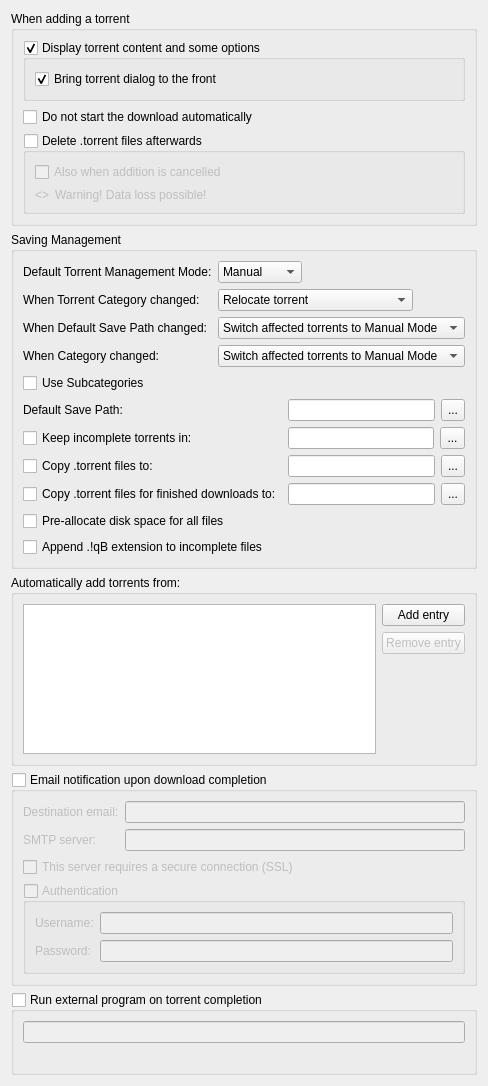
          <widget class="QWidget" name="scrollAreaWidgetContents_2">
           <property name="geometry">
            <rect>
             <x>0</x>
             <y>0</y>
             <width>470</width>
             <height>926</height>
            </rect>
           </property>
           <layout class="QVBoxLayout" name="verticalLayout">
            <item>
             <widget class="QGroupBox" name="torrentAdditionBox">
              <property name="sizePolicy">
               <sizepolicy hsizetype="Expanding" vsizetype="Preferred">
                <horstretch>0</horstretch>
                <verstretch>0</verstretch>
               </sizepolicy>
              </property>
              <property name="title">
               <string>When adding a torrent</string>
              </property>
              <layout class="QGridLayout" name="gridLayout_5">
               <property name="bottomMargin">
                <number>9</number>
               </property>
               <item row="1" column="0">
                <widget class="QCheckBox" name="checkStartPaused">
                 <property name="text">
                  <string comment="The torrent will be added to download list in pause state">Do not start the download automatically</string>
                 </property>
                </widget>
               </item>
               <item row="0" column="0">
                <widget class="QGroupBox" name="checkAdditionDialog">
                 <property name="title">
                  <string>Display torrent content and some options</string>
                 </property>
                 <property name="checkable">
                  <bool>true</bool>
                 </property>
                 <layout class="QGridLayout" name="gridLayout_15">
                  <item row="0" column="0">
                   <widget class="QCheckBox" name="checkAdditionDialogFront">
                    <property name="text">
                     <string>Bring torrent dialog to the front</string>
                    </property>
                    <property name="checked">
                     <bool>true</bool>
                    </property>
                   </widget>
                  </item>
                 </layout>
                </widget>
               </item>
               <item row="2" column="0">
                <widget class="QGroupBox" name="deleteTorrentBox">
                 <property name="toolTip">
                  <string>Should the .torrent file be deleted after adding it</string>
                 </property>
                 <property name="title">
                  <string>Delete .torrent files afterwards </string>
                 </property>
                 <property name="checkable">
                  <bool>true</bool>
                 </property>
                 <property name="checked">
                  <bool>false</bool>
                 </property>
                 <layout class="QVBoxLayout" name="verticalLayout_17">
                  <item>
                   <widget class="QCheckBox" name="deleteCancelledTorrentBox">
                    <property name="toolTip">
                     <string>Also delete .torrent files whose addition was cancelled</string>
                    </property>
                    <property name="text">
                     <string>Also when addition is cancelled</string>
                    </property>
                   </widget>
                  </item>
                  <item>
                   <layout class="QHBoxLayout" name="horizontalLayout_11">
                    <item>
                     <widget class="QLabel" name="deleteTorrentWarningIcon">
                      <property name="sizePolicy">
                       <sizepolicy hsizetype="Fixed" vsizetype="Preferred">
                        <horstretch>0</horstretch>
                        <verstretch>0</verstretch>
                       </sizepolicy>
                      </property>
                      <property name="text">
                       <string notr="true">&lt;&gt;</string>
                      </property>
                     </widget>
                    </item>
                    <item>
                     <widget class="QLabel" name="deleteTorrentWarningLabel">
                      <property name="sizePolicy">
                       <sizepolicy hsizetype="MinimumExpanding" vsizetype="Preferred">
                        <horstretch>0</horstretch>
                        <verstretch>0</verstretch>
                       </sizepolicy>
                      </property>
                      <property name="text">
                       <string>Warning! Data loss possible!</string>
                      </property>
                     </widget>
                    </item>
                   </layout>
                  </item>
                 </layout>
                </widget>
               </item>
              </layout>
             </widget>
            </item>
            <item>
             <widget class="QGroupBox" name="groupSavingManagement">
              <property name="sizePolicy">
               <sizepolicy hsizetype="Expanding" vsizetype="Preferred">
                <horstretch>0</horstretch>
                <verstretch>0</verstretch>
               </sizepolicy>
              </property>
              <property name="title">
               <string>Saving Management</string>
              </property>
              <layout class="QVBoxLayout" name="verticalLayout_25">
               <item>
                <layout class="QGridLayout" name="gridLayout_3">
                 <item row="0" column="0">
                  <widget class="QLabel" name="label_40">
                   <property name="text">
                    <string>Default Torrent Management Mode:</string>
                   </property>
                  </widget>
                 </item>
                 <item row="0" column="1">
                  <layout class="QHBoxLayout" name="horizontalLayout_70">
                   <property name="spacing">
                    <number>10</number>
                   </property>
                   <item>
                    <widget class="QComboBox" name="comboSavingMode">
                     <property name="toolTip">
                      <string>Automatic mode means that various torrent properties (e.g. save path) will be decided by the associated category</string>
                     </property>
                     <item>
                      <property name="text">
                       <string>Manual</string>
                      </property>
                     </item>
                     <item>
                      <property name="text">
                       <string>Automatic</string>
                      </property>
                     </item>
                    </widget>
                   </item>
                   <item>
                    <spacer name="horizontalSpacer_160">
                     <property name="orientation">
                      <enum>Qt::Horizontal</enum>
                     </property>
                     <property name="sizeHint" stdset="0">
                      <size>
                       <width>40</width>
                       <height>20</height>
                      </size>
                     </property>
                    </spacer>
                   </item>
                  </layout>
                 </item>
                 <item row="1" column="0">
                  <widget class="QLabel" name="labelTorrentCategoryChanged">
                   <property name="text">
                    <string>When Torrent Category changed:</string>
                   </property>
                  </widget>
                 </item>
                 <item row="1" column="1">
                  <layout class="QHBoxLayout" name="horizontalLayout_14">
                   <item>
                    <widget class="QComboBox" name="comboTorrentCategoryChanged">
                     <item>
                      <property name="text">
                       <string>Relocate torrent</string>
                      </property>
                     </item>
                     <item>
                      <property name="text">
                       <string>Switch torrent to Manual Mode</string>
                      </property>
                     </item>
                    </widget>
                   </item>
                   <item>
                    <spacer name="horizontalSpacer_17">
                     <property name="orientation">
                      <enum>Qt::Horizontal</enum>
                     </property>
                     <property name="sizeHint" stdset="0">
                      <size>
                       <width>40</width>
                       <height>20</height>
                      </size>
                     </property>
                    </spacer>
                   </item>
                  </layout>
                 </item>
                 <item row="2" column="0">
                  <widget class="QLabel" name="labelCategoryDefaultPathChanged">
                   <property name="text">
                    <string>When Default Save Path changed:</string>
                   </property>
                  </widget>
                 </item>
                 <item row="2" column="1">
                  <layout class="QHBoxLayout" name="horizontalLayout_15">
                   <item>
                    <widget class="QComboBox" name="comboCategoryDefaultPathChanged">
                     <property name="currentIndex">
                      <number>1</number>
                     </property>
                     <item>
                      <property name="text">
                       <string>Relocate affected torrents</string>
                      </property>
                     </item>
                     <item>
                      <property name="text">
                       <string>Switch affected torrents to Manual Mode</string>
                      </property>
                     </item>
                    </widget>
                   </item>
                   <item>
                    <spacer name="horizontalSpacer_18">
                     <property name="orientation">
                      <enum>Qt::Horizontal</enum>
                     </property>
                     <property name="sizeHint" stdset="0">
                      <size>
                       <width>40</width>
                       <height>20</height>
                      </size>
                     </property>
                    </spacer>
                   </item>
                  </layout>
                 </item>
                 <item row="3" column="0">
                  <widget class="QLabel" name="labelCategoryChanged">
                   <property name="text">
                    <string>When Category changed:</string>
                   </property>
                  </widget>
                 </item>
                 <item row="3" column="1">
                  <layout class="QHBoxLayout" name="horizontalLayout_17">
                   <item>
                    <widget class="QComboBox" name="comboCategoryChanged">
                     <property name="currentIndex">
                      <number>1</number>
                     </property>
                     <item>
                      <property name="text">
                       <string>Relocate affected torrents</string>
                      </property>
                     </item>
                     <item>
                      <property name="text">
                       <string>Switch affected torrents to Manual Mode</string>
                      </property>
                     </item>
                    </widget>
                   </item>
                   <item>
                    <spacer name="horizontalSpacer_19">
                     <property name="orientation">
                      <enum>Qt::Horizontal</enum>
                     </property>
                     <property name="sizeHint" stdset="0">
                      <size>
                       <width>40</width>
                       <height>20</height>
                      </size>
                     </property>
                    </spacer>
                   </item>
                  </layout>
                 </item>
                </layout>
               </item>
               <item>
                <widget class="QCheckBox" name="checkUseSubcategories">
                 <property name="text">
                  <string>Use Subcategories</string>
                 </property>
                </widget>
               </item>
               <item>
                <layout class="QGridLayout" name="gridLayout_4">
                 <item row="0" column="0">
                  <widget class="QLabel" name="labelSavePath">
                   <property name="text">
                    <string>Default Save Path:</string>
                   </property>
                  </widget>
                 </item>
                 <item row="0" column="1">
                  <layout class="QHBoxLayout" name="horizontalLayout_10">
                   <item>
                    <widget class="QLineEdit" name="textSavePath">
                     <property name="sizePolicy">
                      <sizepolicy hsizetype="Expanding" vsizetype="Fixed">
                       <horstretch>0</horstretch>
                       <verstretch>0</verstretch>
                      </sizepolicy>
                     </property>
                     <property name="text">
                      <string/>
                     </property>
                    </widget>
                   </item>
                   <item>
                    <widget class="QToolButton" name="browseSaveDirButton">
                     <property name="enabled">
                      <bool>true</bool>
                     </property>
                     <property name="minimumSize">
                      <size>
                       <width>22</width>
                       <height>22</height>
                      </size>
                     </property>
                     <property name="maximumSize">
                      <size>
                       <width>25</width>
                       <height>27</height>
                      </size>
                     </property>
                     <property name="text">
                      <string notr="true">...</string>
                     </property>
                    </widget>
                   </item>
                  </layout>
                 </item>
                 <item row="1" column="0">
                  <widget class="QCheckBox" name="checkTempFolder">
                   <property name="text">
                    <string>Keep incomplete torrents in:</string>
                   </property>
                  </widget>
                 </item>
                 <item row="1" column="1">
                  <layout class="QHBoxLayout" name="horizontalLayout_111">
                   <item>
                    <widget class="QLineEdit" name="textTempPath"/>
                   </item>
                   <item>
                    <widget class="QToolButton" name="browseTempDirButton">
                     <property name="sizePolicy">
                      <sizepolicy hsizetype="Fixed" vsizetype="Fixed">
                       <horstretch>25</horstretch>
                       <verstretch>27</verstretch>
                      </sizepolicy>
                     </property>
                     <property name="minimumSize">
                      <size>
                       <width>22</width>
                       <height>22</height>
                      </size>
                     </property>
                     <property name="maximumSize">
                      <size>
                       <width>25</width>
                       <height>27</height>
                      </size>
                     </property>
                     <property name="text">
                      <string notr="true">...</string>
                     </property>
                    </widget>
                   </item>
                  </layout>
                 </item>
                 <item row="2" column="0">
                  <widget class="QCheckBox" name="checkExportDir">
                   <property name="text">
                    <string>Copy .torrent files to:</string>
                   </property>
                  </widget>
                 </item>
                 <item row="2" column="1">
                  <layout class="QHBoxLayout" name="horizontalLayout_12">
                   <item>
                    <widget class="QLineEdit" name="textExportDir"/>
                   </item>
                   <item>
                    <widget class="QToolButton" name="browseExportDirButton">
                     <property name="minimumSize">
                      <size>
                       <width>22</width>
                       <height>22</height>
                      </size>
                     </property>
                     <property name="maximumSize">
                      <size>
                       <width>25</width>
                       <height>27</height>
                      </size>
                     </property>
                     <property name="text">
                      <string notr="true">...</string>
                     </property>
                    </widget>
                   </item>
                  </layout>
                 </item>
                 <item row="3" column="0">
                  <widget class="QCheckBox" name="checkExportDirFin">
                   <property name="text">
                    <string>Copy .torrent files for finished downloads to:</string>
                   </property>
                  </widget>
                 </item>
                 <item row="3" column="1">
                  <layout class="QHBoxLayout" name="horizontalLayout_13">
                   <item>
                    <widget class="QLineEdit" name="textExportDirFin"/>
                   </item>
                   <item>
                    <widget class="QToolButton" name="browseExportDirFinButton">
                     <property name="minimumSize">
                      <size>
                       <width>22</width>
                       <height>22</height>
                      </size>
                     </property>
                     <property name="maximumSize">
                      <size>
                       <width>25</width>
                       <height>27</height>
                      </size>
                     </property>
                     <property name="text">
                      <string notr="true">...</string>
                     </property>
                    </widget>
                   </item>
                  </layout>
                 </item>
                </layout>
               </item>
               <item>
                <widget class="QCheckBox" name="checkPreallocateAll">
                 <property name="text">
                  <string>Pre-allocate disk space for all files</string>
                 </property>
                </widget>
               </item>
               <item>
                <widget class="QCheckBox" name="checkAppendqB">
                 <property name="text">
                  <string>Append .!qB extension to incomplete files</string>
                 </property>
                </widget>
               </item>
              </layout>
             </widget>
            </item>
            <item>
             <widget class="QGroupBox" name="groupBox_2">
              <property name="title">
               <string>Automatically add torrents from:</string>
              </property>
              <layout class="QVBoxLayout" name="verticalLayout_38">
               <item>
                <layout class="QHBoxLayout" name="horizontalLayout_16">
                 <item>
                  <widget class="QTreeView" name="scanFoldersView">
                   <property name="sizePolicy">
                    <sizepolicy hsizetype="Expanding" vsizetype="Expanding">
                     <horstretch>0</horstretch>
                     <verstretch>1</verstretch>
                    </sizepolicy>
                   </property>
                   <property name="minimumSize">
                    <size>
                     <width>250</width>
                     <height>150</height>
                    </size>
                   </property>
                   <property name="editTriggers">
                    <set>QAbstractItemView::AllEditTriggers</set>
                   </property>
                   <property name="selectionMode">
                    <enum>QAbstractItemView::SingleSelection</enum>
                   </property>
                   <property name="selectionBehavior">
                    <enum>QAbstractItemView::SelectRows</enum>
                   </property>
                   <property name="textElideMode">
                    <enum>Qt::ElideNone</enum>
                   </property>
                   <property name="rootIsDecorated">
                    <bool>false</bool>
                   </property>
                   <attribute name="headerDefaultSectionSize">
                    <number>80</number>
                   </attribute>
                   <attribute name="headerStretchLastSection">
                    <bool>false</bool>
                   </attribute>
                  </widget>
                 </item>
                 <item>
                  <layout class="QVBoxLayout" name="verticalLayout_37">
                   <item>
                    <widget class="QPushButton" name="addScanFolderButton">
                     <property name="text">
                      <string>Add entry</string>
                     </property>
                    </widget>
                   </item>
                   <item>
                    <widget class="QPushButton" name="removeScanFolderButton">
                     <property name="enabled">
                      <bool>false</bool>
                     </property>
                     <property name="text">
                      <string>Remove entry</string>
                     </property>
                    </widget>
                   </item>
                   <item>
                    <spacer name="verticalSpacer_6">
                     <property name="orientation">
                      <enum>Qt::Vertical</enum>
                     </property>
                     <property name="sizeHint" stdset="0">
                      <size>
                       <width>20</width>
                       <height>40</height>
                      </size>
                     </property>
                    </spacer>
                   </item>
                  </layout>
                 </item>
                </layout>
               </item>
              </layout>
             </widget>
            </item>
            <item>
             <widget class="QGroupBox" name="groupMailNotification">
              <property name="title">
               <string>Email notification upon download completion</string>
              </property>
              <property name="checkable">
               <bool>true</bool>
              </property>
              <property name="checked">
               <bool>false</bool>
              </property>
              <layout class="QVBoxLayout" name="verticalLayout_171">
               <item>
                <layout class="QGridLayout" name="gridLayout_9">
                 <item row="0" column="1">
                  <widget class="QLineEdit" name="dest_email_txt"/>
                 </item>
                 <item row="0" column="0">
                  <widget class="QLabel" name="label_2">
                   <property name="text">
                    <string>Destination email:</string>
                   </property>
                  </widget>
                 </item>
                 <item row="1" column="0">
                  <widget class="QLabel" name="label_3">
                   <property name="text">
                    <string>SMTP server:</string>
                   </property>
                  </widget>
                 </item>
                 <item row="1" column="1">
                  <widget class="QLineEdit" name="smtp_server_txt"/>
                 </item>
                </layout>
               </item>
               <item>
                <widget class="QCheckBox" name="checkSmtpSSL">
                 <property name="text">
                  <string>This server requires a secure connection (SSL)</string>
                 </property>
                </widget>
               </item>
               <item>
                <widget class="QGroupBox" name="groupMailNotifAuth">
                 <property name="title">
                  <string>Authentication</string>
                 </property>
                 <property name="checkable">
                  <bool>true</bool>
                 </property>
                 <property name="checked">
                  <bool>false</bool>
                 </property>
                 <layout class="QFormLayout" name="formLayout_2">
                  <item row="0" column="0">
                   <widget class="QLabel" name="label_7">
                    <property name="text">
                     <string>Username:</string>
                    </property>
                   </widget>
                  </item>
                  <item row="0" column="1">
                   <widget class="QLineEdit" name="mailNotifUsername"/>
                  </item>
                  <item row="1" column="0">
                   <widget class="QLabel" name="label_8">
                    <property name="text">
                     <string>Password:</string>
                    </property>
                   </widget>
                  </item>
                  <item row="1" column="1">
                   <widget class="QLineEdit" name="mailNotifPassword">
                    <property name="echoMode">
                     <enum>QLineEdit::Password</enum>
                    </property>
                   </widget>
                  </item>
                 </layout>
                </widget>
               </item>
              </layout>
             </widget>
            </item>
            <item>
             <widget class="QGroupBox" name="autoRunBox">
              <property name="title">
               <string>Run external program on torrent completion</string>
              </property>
              <property name="checkable">
               <bool>true</bool>
              </property>
              <property name="checked">
               <bool>false</bool>
              </property>
              <layout class="QVBoxLayout" name="verticalLayout_19">
               <item>
                <widget class="QLineEdit" name="autoRun_txt"/>
               </item>
               <item>
                <widget class="QLabel" name="autoRun_param">
                 <property name="wordWrap">
                  <bool>true</bool>
                 </property>
                </widget>
               </item>
              </layout>
             </widget>
            </item>
           </layout>
          </widget>
